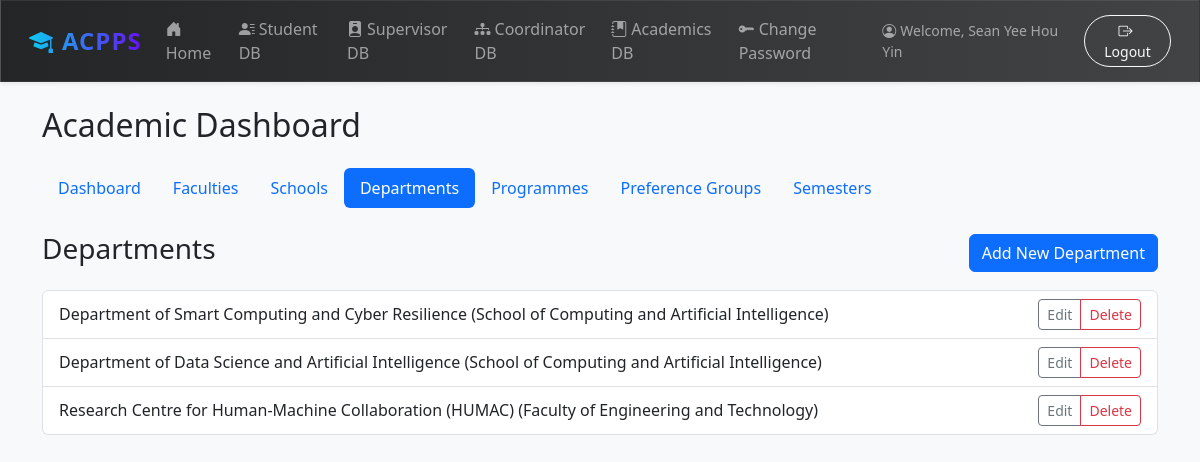
Screenshot of /academics/department/ (signed in) with the database file from the repository.
### users/models.py (models this page shows, shortened)
class User(AbstractBaseUser, PermissionsMixin):
    email = models.EmailField(unique=True)
    is_active = models.BooleanField(default=True)
    is_staff = models.BooleanField(default=False)
    date_joined = models.DateTimeField(default=timezone.now)
    full_name = models.CharField(max_length=255, blank=False, null=False)
    USER_TYPE_CHOICES = (
        ('student', 'Student'),
        ('supervisor', 'Supervisor'),
    )
    user_type = models.CharField(max_length=10, choices=USER_TYPE_CHOICES)
    objects = UserManager()
    USERNAME_FIELD = 'email'
    REQUIRED_FIELDS = ['user_type']

### academics/models.py (models this page shows, shortened)
class Department(models.Model):
    name = models.CharField(max_length=100)
    school = models.ForeignKey(School, on_delete=models.CASCADE, related_name='departments', null=True, blank=True)
    faculty = models.ForeignKey(Faculty, on_delete=models.CASCADE, related_name='departments', null=True, blank=True)
    def __str__(self):
        return f"{self.name} ({self.school.name if self.school else self.faculty.name if self.faculty else 'No School or Faculty'})"

class School(models.Model):
    name = models.CharField(max_length=100)
    faculty = models.ForeignKey(Faculty, on_delete=models.CASCADE, related_name='schools', null=True, blank=True)

class Faculty(models.Model):
    name = models.CharField(max_length=100)

### academics/views.py (the view, shortened to what this page needs)
# urls.py: path('<str:model_name>/', AcademicAdminView.as_view(), name='admin_list'),
class AcademicAdminView(CoordinatorRequiredMixin, View):
    def dispatch(self, request, *args, **kwargs):
        model_name = kwargs.get('model_name')
        if model_name not in MODEL_CONFIG:
            raise Http404("The requested academic model does not exist.")
        self.config = MODEL_CONFIG[model_name]
        self.model = self.config['model']
        self.form_class = self.config['form']
        self.model_name_key = model_name # e.g., 'faculty'
        return super().dispatch(request, *args, **kwargs)
    def get(self, request, *args, **kwargs):
        pk = kwargs.get('pk')
        context = {
            'config': self.config,
            'model_name_key': self.model_name_key,
        }
        if pk and 'delete' in request.path:
            obj = get_object_or_404(self.model, pk=pk)
            context['object'] = obj
            return render(request, 'academics/generic_delete_confirm.html', context)
        if pk:
            obj = get_object_or_404(self.model, pk=pk)
            form = self.form_class(instance=obj)
            context['form'] = form
            context['object'] = obj
            return render(request, 'academics/generic_form.html', context)
        if 'add' in request.path:
            form = self.form_class()
            context['form'] = form
            return render(request, 'academics/generic_form.html', context)
        else:
            objects = self.model.objects.all()
            context['object_list'] = objects
            return render(request, 'academics/generic_list.html', context)

### academics/mixins.py (called while the page is built)
    def test_func(self):
        return self.request.user.is_authenticated and \
               self.request.user.groups.filter(name='Coordinator').exists()

### templates/academics/generic_list.html
{% extends "academics/academics_base.html" %}
{% block academic_content %}
    <div class="d-flex justify-content-between align-items-center mb-3">
        <h3>{{ config.plural }}</h3>
        <a href="{% url 'academics:admin_create' model_name_key %}" class="btn btn-primary">Add New {{ config.singular }}</a>
    </div>
    {% if object_list %}
        <ul class="list-group">
            {% for object in object_list %}
                <li class="list-group-item d-flex justify-content-between align-items-center">
                    {{ object }}
                    <div class="btn-group" role="group">
                        <a href="{% url 'academics:admin_update' model_name_key object.pk %}" class="btn btn-sm btn-outline-secondary">Edit</a>
                        {% if model_name_key != 'semester' or object.students.count == 0 %}
                            <a href="{% url 'academics:admin_delete' model_name_key object.pk %}" class="btn btn-sm btn-outline-danger">Delete</a>
                        {% endif %}
                    </div>
                </li>
            {% endfor %}
        </ul>
    {% else %}
        <p>No {{ config.plural|lower }} have been created yet.</p>
    {% endif %}
{% endblock %}

### templates/base.html (shortened to what this page needs)
<!DOCTYPE html>
<html lang="en">
<head>
    <link href="https://cdn.jsdelivr.net/npm/bootstrap@5.3.3/dist/css/bootstrap.min.css" rel="stylesheet">
    <link rel="stylesheet" href="https://cdn.jsdelivr.net/npm/bootstrap-icons@1.11.3/font/bootstrap-icons.min.css">
</head>
<body>
    <nav class="navbar navbar-expand-lg navbar-dark navbar-custom shadow-sm mb-4 px-3" style="backdrop-filter: blur(8px); border: 1px solid rgba(255,255,255,0.08);">
        <div class="container-fluid">
            <a class="navbar-brand fw-bold fs-4 text-gradient" href="{% url 'home' %}" style="letter-spacing:1px;">
                <i class="bi bi-mortarboard-fill me-2"></i>ACPPS
            </a>
            <div class="collapse navbar-collapse" id="navbarNav">
                <ul class="navbar-nav me-auto mb-2 mb-lg-0">
                    <li class="nav-item">
                        <a class="nav-link {% if request.resolver_match.url_name == 'home' %}active{% endif %}" href="{% url 'home' %}">
                            <i class="bi bi-house-door-fill me-1"></i>Home
                        </a>
                    </li>
                    {% if user.is_authenticated %}
                        {% if user.is_superuser %}
                            <li class="nav-item"><a class="nav-link" href="{% url 'student_dashboard' %}"><i class="bi bi-person-lines-fill me-1"></i>Student DB</a></li>
                            <li class="nav-item"><a class="nav-link" href="{% url 'supervisor_dashboard' %}"><i class="bi bi-person-badge-fill me-1"></i>Supervisor DB</a></li>
                            <li class="nav-item"><a class="nav-link" href="{% url 'coordinator_dashboard' %}"><i class="bi bi-diagram-3-fill me-1"></i>Coordinator DB</a></li>
                            <li class="nav-item"><a class="nav-link" href="{% url 'academics:dashboard' %}"><i class="bi bi-journal-bookmark-fill me-1"></i>Academics DB</a></li>
                        {% elif user.user_type == 'student' %}
                            <li class="nav-item"><a class="nav-link" href="{% url 'student_dashboard' %}"><i class="bi bi-person-circle me-1"></i>My Dashboard</a></li>
                        {% elif user.user_type == 'supervisor' %}
                            <li class="nav-item"><a class="nav-link" href="{% url 'supervisor_dashboard' %}"><i class="bi bi-person-badge-fill me-1"></i>My Dashboard</a></li>
                        {% endif %}
                    {% endif %}
                </ul>
                <div class="navbar-nav ms-auto align-items-center">
                    {% if user.is_authenticated %}
                        <li class="nav-item">
                            <a class="nav-link" href="{% url 'password_change' %}">
                                <i class="bi bi-key-fill me-1"></i>Change Password
                            </a>
                        </li>
                        <span class="navbar-text me-3 small" style="font-weight:500;">
                            <i class="bi bi-person-circle me-1"></i>Welcome, {{ user.full_name }}
                        </span>
                        <form class="d-flex" action="{% url 'logout' %}" method="post">
                            <button type="submit" class="btn btn-outline-light btn-sm px-3 rounded-pill ms-2" style="transition:background 0.2s;">
                                <i class="bi bi-box-arrow-right me-1"></i>Logout
                            </button>
                        </form>
                    {% else %}
                        <a href="{% url 'login' %}" class="btn btn-outline-light rounded-pill px-4 ms-2">Login</a>
                    {% endif %}
                </div>
            </div>
        </div>
    </nav>
    <main class="container">
        {% block content %}
        {% endblock %}
    </main>
</body>
</html>

### templates/base.html (style rules this page uses)
body { background-color: #f8f9fa; }
.text-gradient { background: linear-gradient(90deg, #0dcaf0 0%, #6610f2 100%); -webkit-background-clip: text; -webkit-text-fill-color: transparent; background-clip: text; }
.navbar-custom { background: linear-gradient(90deg, #232526 0%, #414345 100%); box-shadow: 0 4px 24px 0 rgba(0,0,0,0.10); border: 1px solid rgba(255,255,255,0.10); backdrop-filter: blur(8px); }
.navbar .nav-link { transition: color 0.2s, background 0.2s; }
.navbar .navbar-brand { letter-spacing: 1px; }

### rows the page displays
User: full_name "Sean Yee Hou Yin"
Department: name+school "Department of Smart Computing and Cyber Resilience (School of Computing and Artificial Intelligence)"
Department: name+school "Department of Data Science and Artificial Intelligence (School of Computing and Artificial Intelligence)"
Department: name+school+faculty "Research Centre for Human-Machine Collaboration (HUMAC) (Faculty of Engineering and Technology)"

### other values shown
{{ config.plural }} "Departments"
{{ config.singular }} "Department"
